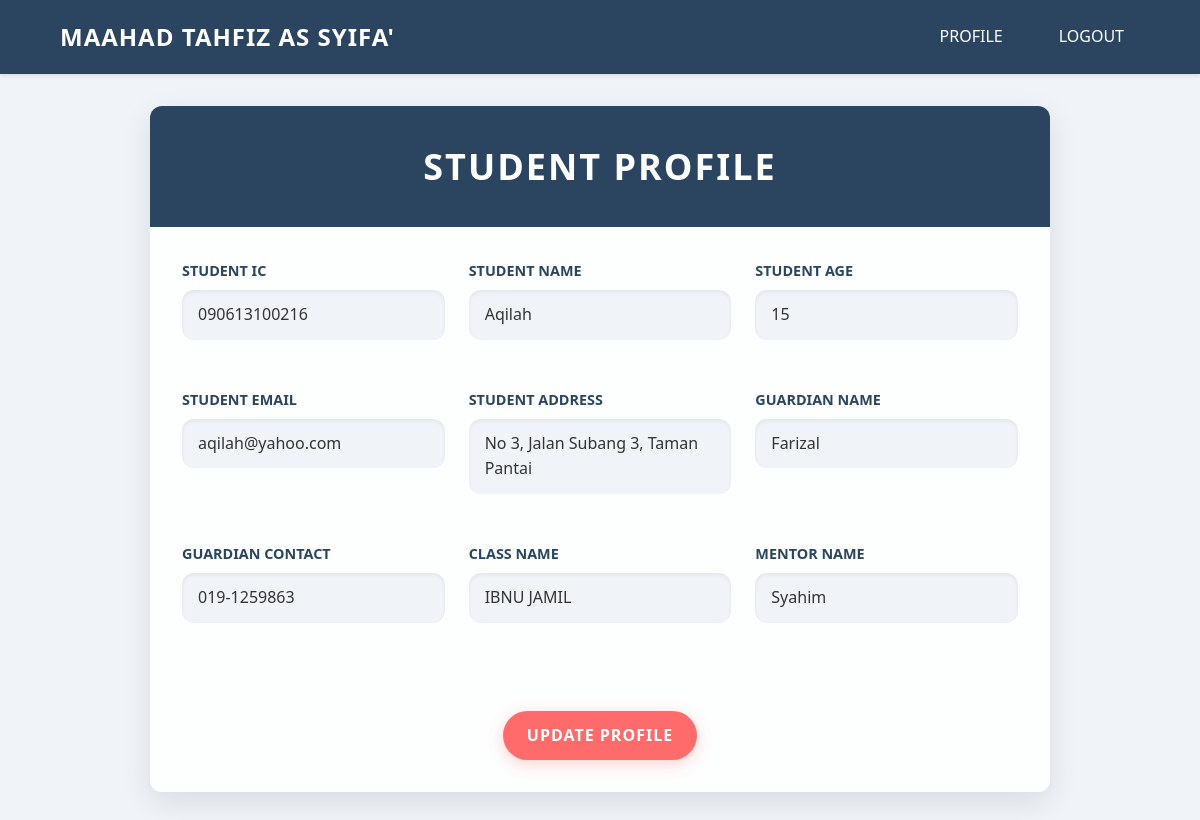
The app's page /stuProfile.php (signed in) with its own data.
### tables this page shows
CREATE TABLE `student` (
  `studentIC` varchar(14) NOT NULL,
  `studentPass` varchar(255) NOT NULL,
  `studentName` varchar(30) NOT NULL,
  `studentAge` int NOT NULL,
  `studentEmail` varchar(30) NOT NULL,
  `studentAddress` varchar(100) NOT NULL,
  `guardianName` varchar(30) NOT NULL,
  `guardianContact` varchar(12) NOT NULL,
  `status` varchar(2) NOT NULL,
  `classID` varchar(10) NOT NULL
);

CREATE TABLE `class` (
  `classID` varchar(10) NOT NULL,
  `className` varchar(30) NOT NULL,
  `classCount` int NOT NULL,
  `staffID` varchar(10) NOT NULL
);

CREATE TABLE `staff` (
  `staffID` varchar(10) NOT NULL,
  `staffName` varchar(30) NOT NULL,
  `staffEmail` varchar(30) NOT NULL,
  `staffContact` varchar(12) NOT NULL,
  `qualification` varchar(30) NOT NULL,
  `staffRole` varchar(30) NOT NULL,
  `staffPass` varchar(255) NOT NULL
);

### stuProfile.php (the view, shortened to what this page needs)
<?php
include_once "stuHeader.php";
$studentIC = $_SESSION['userID'];
$stmt = $conn->prepare("
    SELECT s.*, c.className, st.staffName
    FROM student s
    JOIN class c ON s.classID = c.classID
    JOIN staff st ON c.staffID = st.staffID
    WHERE s.studentIC = ?
");
$stmt->bind_param("s", $studentIC);
$stmt->execute();
$result = $stmt->get_result();
if ($result->num_rows === 1) {
    $row = $result->fetch_assoc();
    $studentName = $row['studentName'];
    $studentAge = $row['studentAge'];
    $studentEmail = $row['studentEmail'];
    $studentAddress = $row['studentAddress'];
    $guardianName = $row['guardianName'];
    $guardianContact = $row['guardianContact'];
    $className = $row['className'];
    $staffName = $row['staffName'];
} else {
    echo "Error: Student not found.";
    exit;
}
?>
<!DOCTYPE html>
<html lang="en">
<head>
</head>
<body>
    <div class="profile-container">
        <div class="profile-header">
            <h2>Student Profile</h2>
        </div>
        <div class="profile-content">
            <div class="form-group">
                <label>Student IC</label>
                <p class="form-control-static"><?php echo htmlspecialchars($studentIC); ?></p>
            </div>
            <div class="form-group">
                <label>Student Name</label>
                <p class="form-control-static"><?php echo htmlspecialchars($studentName); ?></p>
            </div>
            <div class="form-group">
                <label>Student Age</label>
                <p class="form-control-static"><?php echo htmlspecialchars($studentAge); ?></p>
            </div>
            <div class="form-group">
                <label>Student Email</label>
                <p class="form-control-static"><?php echo htmlspecialchars($studentEmail); ?></p>
            </div>
            <div class="form-group">
                <label>Student Address</label>
                <p class="form-control-static"><?php echo htmlspecialchars($studentAddress); ?></p>
            </div>
            <div class="form-group">
                <label>Guardian Name</label>
                <p class="form-control-static"><?php echo htmlspecialchars($guardianName); ?></p>
            </div>
            <div class="form-group">
                <label>Guardian Contact</label>
                <p class="form-control-static"><?php echo htmlspecialchars($guardianContact); ?></p>
            </div>
            <div class="form-group">
                <label>Class Name</label>
                <p class="form-control-static"><?php echo htmlspecialchars($className); ?></p>
            </div>
            <div class="form-group">
                <label>Mentor Name</label>
                <p class="form-control-static"><?php echo htmlspecialchars($staffName); ?></p>
            </div>
        </div>
        <div class="btn-container">
            <a href="stuUpdate.php" class="btn btn-primary">Update Profile</a>
        </div>
    </div>
</body>
</html>

### stuHeader.php (style rules this page uses)
:root { --primary-color: #2b4560; --secondary-color: #ffffff; --hover-color: #3a5f81; --background-color: #f0f4f8; }
* { margin: 0; padding: 0; box-sizing: border-box; }
body { font-family: 'Segoe UI', Tahoma, Geneva, Verdana, sans-serif; background-color: var(--background-color); line-height: 1.6; }

### stuProfile.php (style rules this page uses)
:root { --primary-color: #2b4560; --secondary-color: #ffffff; --accent-color: #ff6b6b; --text-color: #333; --border-radius: 12px; }
.profile-container { max-width: 900px; margin: 2rem auto; background: rgba(255, 255, 255, 0.9); border-radius: var(--border-radius); box-shadow: 0 10px 30px rgba(0, 0, 0, 0.1); overflow: hidden; }
.profile-header { background-color: var(--primary-color); color: var(--secondary-color); padding: 2rem; text-align: center; font-size: 1.5em; letter-spacing: 2px; text-transform: uppercase; }
.profile-content { display: grid; grid-template-columns: repeat(auto-fit, minmax(250px, 1fr)); gap: 1.5rem; padding: 2rem; }
.form-group { margin-bottom: 1.5rem; }
.form-group label { display: block; font-weight: 600; margin-bottom: 0.5rem; color: var(--primary-color); font-size: 0.9em; text-transform: uppercase; }
.form-control-static { padding: 0.75rem 1rem; background-color: #f0f4f8; border: none; border-radius: var(--border-radius); font-size: 1em; color: var(--text-color); transition: all 0.3s ease; box-shadow: inset 0 2px 4px rgba(0, 0, 0, 0.06); }
.btn-container { display: flex; justify-content: center; margin-top: 2rem; padding-bottom: 2rem; }
.btn { padding: 0.75rem 1.5rem; font-size: 1em; cursor: pointer; border: none; border-radius: 50px; transition: all 0.3s ease; text-decoration: none; text-transform: uppercase; font-weight: 600; letter-spacing: 1px; }
.btn-primary { background-color: var(--accent-color); color: var(--secondary-color); box-shadow: 0 4px 15px rgba(255, 107, 107, 0.3); }

### records on screen
student: studentName "Aqilah", studentAge "15", studentEmail "aqilah@yahoo.com", studentAddress "No 3, Jalan Subang 3, Taman Pantai", guardianName "Farizal", guardianContact "019-1259863", classID.className "IBNU JAMIL", staff.staffName "Syahim"

### other values on screen
$studentIC "090613100216"
